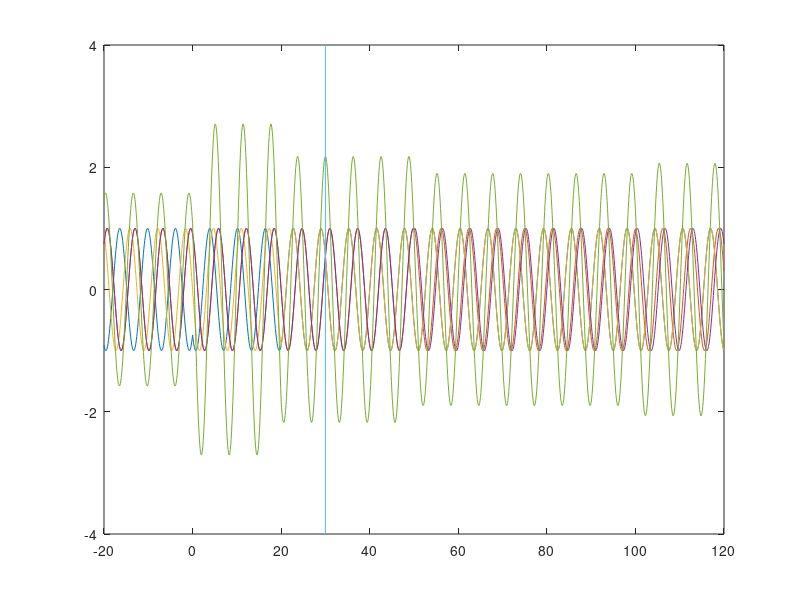

This figure's MATLAB source:
% test for interference

x = -20:0.1:120;
lambda = 2*pi;

for t = 0:0.1:10
    f = sin(abs(x)-t-(30-4*lambda));        % origin at 0
    g = sin(abs(x-100)-t-(70-11*lambda));   % origin at 100
    h = sin(abs(x-20)-t-(10-lambda));       % origin at 20
    k = sin(abs(x-50)-t-(20-3*lambda));     % origin at 50
    gesamt = f+g+h+k;
    plot(x, f);
    hold on
    plot(x, g);
    plot(x, h);
    plot(x, k);
    plot(x, gesamt);
    plot([30 30], [-4 4]);
    hold off
    
    axis([-20 120 -4 4]);
    
    pause on;
    pause(1);
    pause off;
end